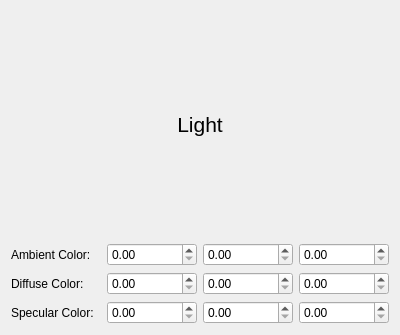
<?xml version="1.0" encoding="UTF-8"?>
<ui version="4.0">
 <class>LightWidget</class>
 <widget class="QWidget" name="LightWidget">
  <property name="geometry">
   <rect>
    <x>0</x>
    <y>0</y>
    <width>400</width>
    <height>335</height>
   </rect>
  </property>
  <property name="windowTitle">
   <string>Form</string>
  </property>
  <layout class="QVBoxLayout" name="verticalLayout">
   <item>
    <layout class="QHBoxLayout" name="horizontalLayout">
     <item>
      <widget class="QLabel" name="label">
       <property name="font">
        <font>
         <pointsize>16</pointsize>
        </font>
       </property>
       <property name="text">
        <string>Light</string>
       </property>
       <property name="alignment">
        <set>Qt::AlignCenter</set>
       </property>
      </widget>
     </item>
    </layout>
   </item>
   <item>
    <layout class="QHBoxLayout" name="horizontalLayout_5">
     <item>
      <widget class="QLabel" name="label_2">
       <property name="text">
        <string>Ambient Color:</string>
       </property>
      </widget>
     </item>
     <item>
      <widget class="QDoubleSpinBox" name="ambientXSpinbox">
       <property name="singleStep">
        <double>0.050000000000000</double>
       </property>
      </widget>
     </item>
     <item>
      <widget class="QDoubleSpinBox" name="ambientYSpinbox">
       <property name="singleStep">
        <double>0.050000000000000</double>
       </property>
      </widget>
     </item>
     <item>
      <widget class="QDoubleSpinBox" name="ambientZSpinbox">
       <property name="singleStep">
        <double>0.050000000000000</double>
       </property>
      </widget>
     </item>
    </layout>
   </item>
   <item>
    <layout class="QHBoxLayout" name="horizontalLayout_3">
     <item>
      <widget class="QLabel" name="label_3">
       <property name="text">
        <string>Diffuse Color:</string>
       </property>
      </widget>
     </item>
     <item>
      <widget class="QDoubleSpinBox" name="diffuseXSpinbox">
       <property name="singleStep">
        <double>0.050000000000000</double>
       </property>
      </widget>
     </item>
     <item>
      <widget class="QDoubleSpinBox" name="diffuseYSpinbox">
       <property name="singleStep">
        <double>0.050000000000000</double>
       </property>
      </widget>
     </item>
     <item>
      <widget class="QDoubleSpinBox" name="diffuseZSpinbox">
       <property name="singleStep">
        <double>0.050000000000000</double>
       </property>
      </widget>
     </item>
    </layout>
   </item>
   <item>
    <layout class="QHBoxLayout" name="horizontalLayout_4">
     <item>
      <widget class="QLabel" name="label_4">
       <property name="text">
        <string>Specular Color:</string>
       </property>
      </widget>
     </item>
     <item>
      <widget class="QDoubleSpinBox" name="specularXSpinbox">
       <property name="singleStep">
        <double>0.050000000000000</double>
       </property>
      </widget>
     </item>
     <item>
      <widget class="QDoubleSpinBox" name="specularYSpinbox">
       <property name="singleStep">
        <double>0.050000000000000</double>
       </property>
      </widget>
     </item>
     <item>
      <widget class="QDoubleSpinBox" name="specularZSpinbox">
       <property name="singleStep">
        <double>0.050000000000000</double>
       </property>
      </widget>
     </item>
    </layout>
   </item>
  </layout>
 </widget>
 <resources/>
 <connections/>
</ui>
